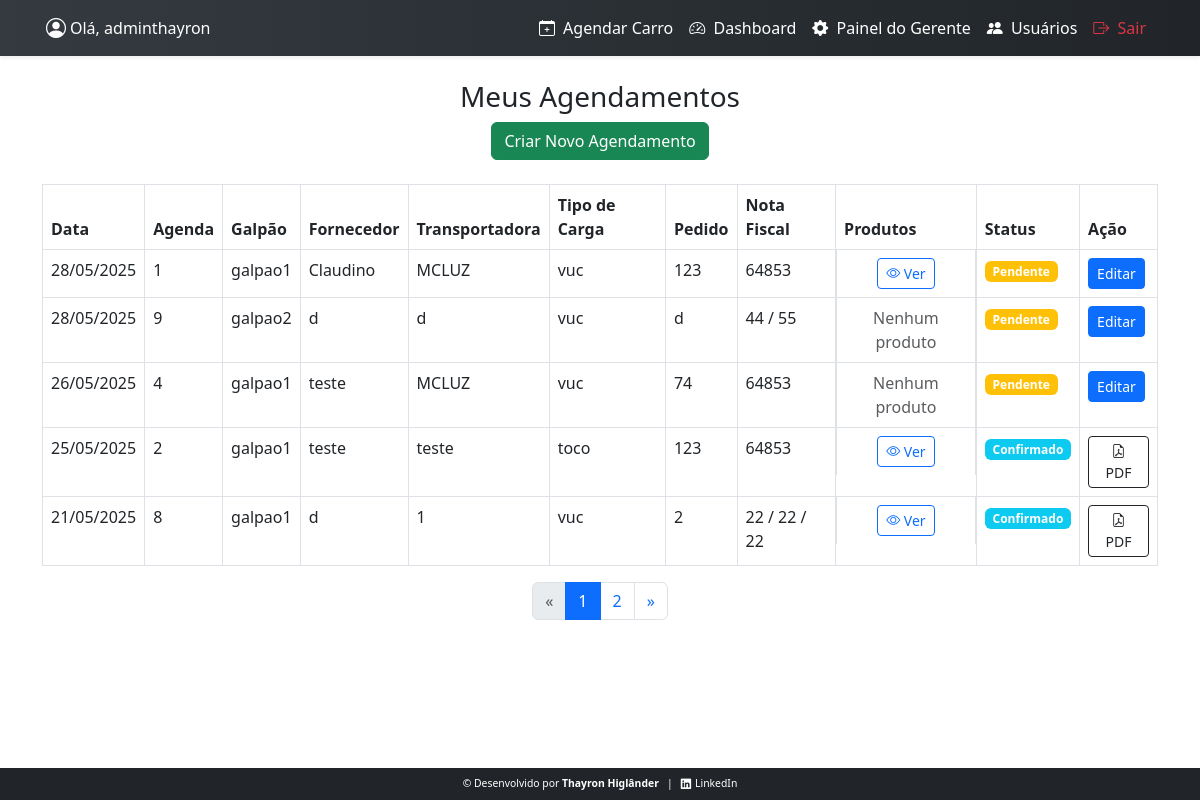
Page /agendamentos/ (signed in) on the earlier database version.
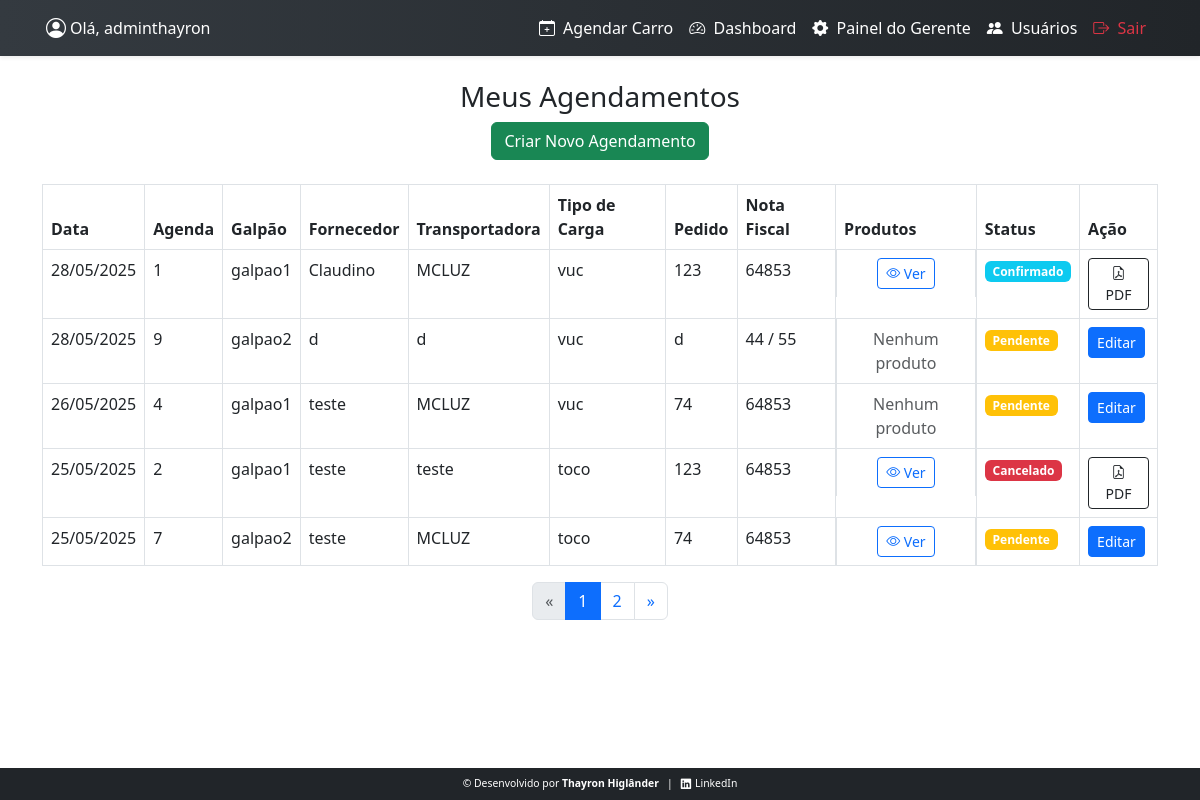
Same page on the later database version.
### agendamentos/models.py (models this page shows, shortened)
class Agendamento(models.Model):
    usuario = models.ForeignKey(settings.AUTH_USER_MODEL, on_delete=models.CASCADE)
    data_hora = models.DateTimeField()
    cnpj = models.CharField(max_length=18)
    fornecedor = models.CharField(max_length=100)
    email = models.EmailField(max_length=500)
    transportadora = models.CharField(max_length=100)
    nota_fiscal = models.CharField(max_length=100)
    pedido = models.CharField(max_length=100)
    GALPAO_CHOICES = [
        ('galpao1', 'galpão1'),
        ('galpao2', 'galpão2'),
        ('galpao3', 'galpão3'),
        ('galpao4', 'galpão4'),
    ]
    galpao = models.CharField("Galpão", max_length=20,choices=GALPAO_CHOICES,)
    TIPO_CARRO_CHOICES = [
        ('vuc', 'VUC'),
        ('toco', 'Toco'),
        ('truck', 'Truck'),
        ('carreta', 'Carreta'),
    ]
    tipo_carro = models.CharField("Tipo", max_length=20,choices=TIPO_CARRO_CHOICES,)
    STATUS_CHOICES = [
        ('pendente', 'Pendente'),
        ('confirmado', 'Confirmado'),
        ('cancelado', 'Cancelado'),
        ('finalizado', 'Finalizado'),
        ('atrasado', 'Atrasado'),
    ]
    status = models.CharField(max_length=20, choices=STATUS_CHOICES, default='pendente')
    criado_em = models.DateTimeField(auto_now_add=True)
    def cubagem_total(self):
        return self.itens.aggregate(total=Sum('cubagem'))['total'] or 0

### agendamentos/views.py (the view)
# urls.py: path('agendamentos/', views.painel_users_list, name='painel_user'),
@login_required
def painel_users_list(request):
    agendamentos = Agendamento.objects.filter(usuario=request.user).order_by('-data_hora')
    paginator = Paginator(agendamentos, 5)
    page_number = request.GET.get('page')
    page_obj = paginator.get_page(page_number)
    return render(request, 'agendamento/painel_user.html', {'page_obj': page_obj, 'agendamentos': agendamentos})

### templates/agendamento/painel_user.html (shortened to what this page needs)
{% extends 'base.html' %}
{% block content %}
<h3 class="text-center">Meus Agendamentos</h3>
<div class="text-center mb-4">
    <a href="{% url 'agendamento_criar' %}" class="btn btn-success">Criar Novo Agendamento</a>
</div>
<table class="table table-bordered">
    <thead class="thead-dark">
        <tr>
            <th>Data</th>
            <th>Agenda</th>
            <th>Galpão</th>
            <th>Fornecedor</th>
            <th>Transportadora</th>
            <th>Tipo de Carga</th>
            <th>Pedido</th>
            <th>Nota Fiscal</th>
            <th>Produtos</th>
            <th>Status</th>
            <th>Ação</th>
        </tr>
    </thead>
    <tbody>
        {% for ag in page_obj %}
        <tr>
            <td data-label="Data">{{ ag.data_hora|date:"d/m/Y" }}</td>
            <td data-label="Agenda">{{ ag.id }}</td>
            <td data-label="Galpão">{{ ag.galpao }}</td>
            <td data-label="Fornecedor">{{ ag.fornecedor }}</td>
            <td data-label="Transportadora">{{ ag.transportadora }}</td>
            <td data-label="Tipo de Carga">{{ ag.tipo_carro }}</td>
            <td data-label="Pedido">{{ ag.pedido }}</td>
            <td data-label="Nota Fiscal">{{ ag.nota_fiscal }}</td>
            <td data-label="Produtos" class="produtos-cell text-center">
                {% if ag.itens.exists %}
                <button type="button" class="btn btn-outline-primary btn-sm btn-ver-produtos" data-bs-toggle="modal" data-bs-target="#produtosModal{{ ag.id }}">
                    <i class="bi bi-eye"></i> Ver
                </button>
                {% else %}
                <span class="text-muted">Nenhum produto</span>
                {% endif %}
            </td>
            <td data-label="Status">
                {% if ag.status == 'pendente' %}
                <span class="badge bg-warning">Pendente</span>
                {% elif ag.status == 'confirmado' %}
                <span class="badge bg-info">Confirmado</span>
                {% elif ag.status == 'cancelado' %}
                <span class="badge bg-danger">Cancelado</span>
                {% elif ag.status == 'finalizado' %}
                <span class="badge bg-success">Finalizado</span>
                {% endif %}
            </td>
            <td data-label="Ação">
                {% if ag.status == 'pendente' %}
                <a href="{% url 'agendamento_editar' ag.pk %}" class="btn btn-primary btn-sm">Editar</a>
                {% else %}
                <a href="{% url 'baixar_agendamento_pdf' ag.id %}" class="btn btn-outline-dark btn-sm" target="_blank">
                    <i class="bi bi-file-earmark-pdf"></i> PDF
                </a>
                {% endif %}
            </td>
        </tr>
        {% empty %}
        <tr>
            <td colspan="10" class="text-center">Nenhum agendamento cadastrado.</td>
        </tr>
        {% endfor %}
    </tbody>
</table>
{% include 'paginacao.html' %}
{% endblock %}

Differences in the rows shown:
no longer on this page (row unchanged): Agendamento: data_hora "21/05/2025", id "8", galpao "galpao1", fornecedor "d", transportadora "1", tipo_carro "vuc", pedido "2", nota_fiscal "22 / 22 / 22", status "Confirmado"
changed Agendamento "Claudino": status "Pendente Editar" → "Confirmado PDF"
changed Agendamento id 2: status "Confirmado" → "Cancelado"
now on this page (row edited): Agendamento: data_hora "25/05/2025", id "7", galpao "galpao2", fornecedor "teste", transportadora "MCLUZ", tipo_carro "toco", pedido "74", nota_fiscal "64853", status "Pendente"
